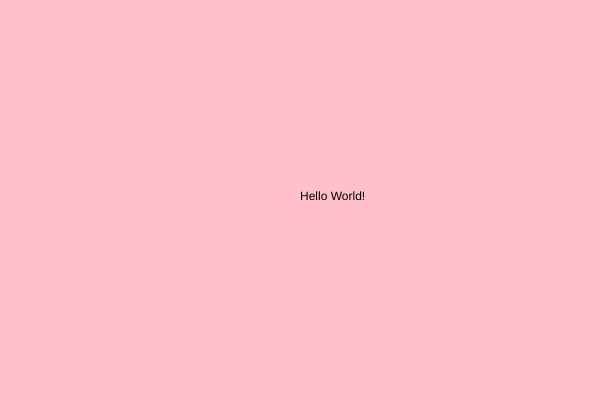
Frame 1 (no input)
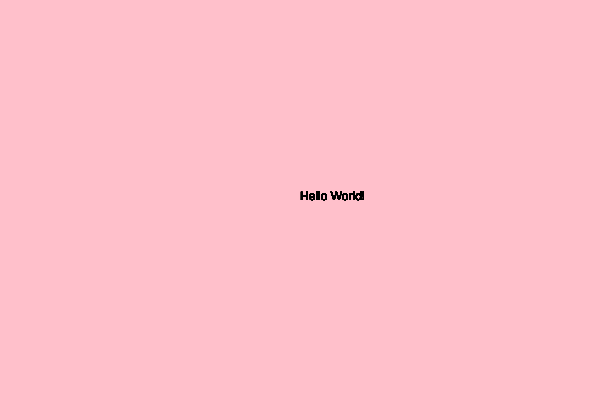
Frame 60 (no input)
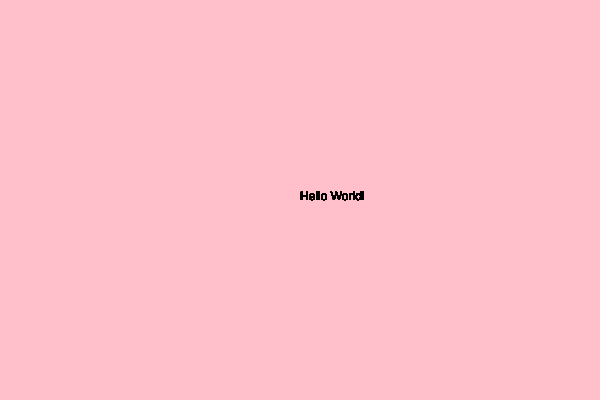
Frame 120 (the mouse pressed at the canvas centre since frame 60)

The p5.js sketch that drew these frames (run headless with seeded random() and noise() and a simulated clock; from frame 60 on, the mouse is pressed at the canvas centre):

// p5.js sketch
// ── sketch.js
// Type in function setup
function setup() {
  // create 600 x 400px canvas
  createCanvas( 600, 400 );

  //add pink background color
  background( 'pink' );
}

//Declare draw() function
function draw() {
  //Using the text function, use p5 to write, "Hello World!"
  text( "Hello World!", 300, 200 );
}
